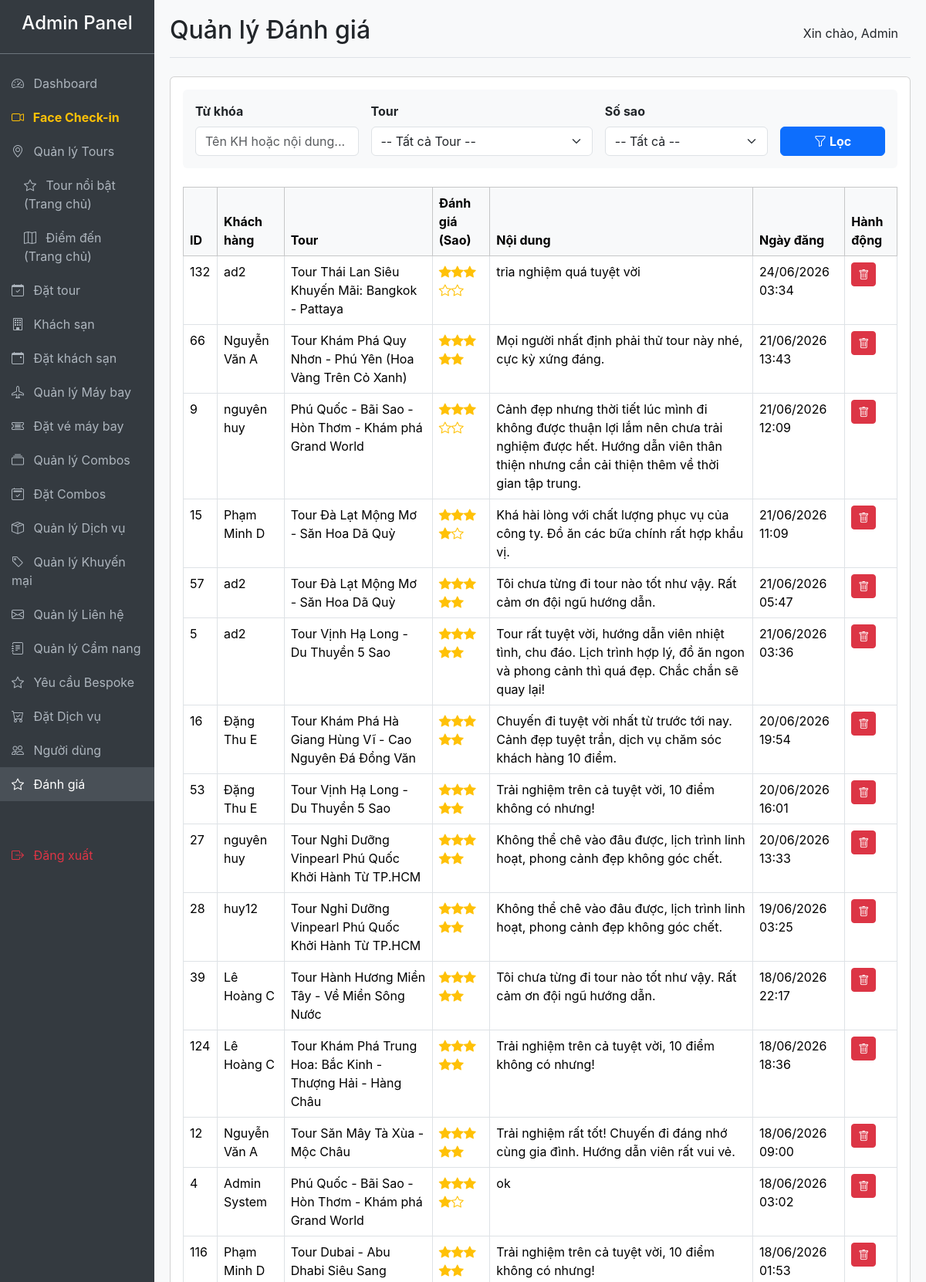
/travel-booking/admin/reviews.php (signed in, upper part), run on the app's committed database.
### tables this page shows
CREATE TABLE `reviews` (
  `id` bigint(20) NOT NULL,
  `user_id` bigint(20) NOT NULL,
  `tour_id` bigint(20) NOT NULL,
  `rating` int(11) DEFAULT NULL CHECK (`rating` between 1 and 5),
  `comment` text DEFAULT NULL,
  `created_at` timestamp NOT NULL DEFAULT current_timestamp()
);

CREATE TABLE `users` (
  `id` bigint(20) NOT NULL,
  `full_name` varchar(255) NOT NULL,
  `email` varchar(255) NOT NULL,
  `password_hash` text NOT NULL,
  `phone` varchar(20) DEFAULT NULL,
  `avatar` text DEFAULT NULL,
  `role` enum('admin','user') DEFAULT 'user',
  `status` enum('active','inactive','banned') DEFAULT 'active',
  `created_at` timestamp NOT NULL DEFAULT current_timestamp(),
  `updated_at` timestamp NOT NULL DEFAULT current_timestamp() ON UPDATE current_timestamp(),
  `face_descriptor` text DEFAULT NULL,
  `reset_token` varchar(64) DEFAULT NULL,
  `reset_expires` datetime DEFAULT NULL,
  `face_image` varchar(255) DEFAULT NULL
);

CREATE TABLE `tours` (
  `id` bigint(20) NOT NULL,
  `destination_id` bigint(20) DEFAULT NULL,
  `title` varchar(255) NOT NULL,
  `slug` varchar(255) DEFAULT NULL,
  `description` text DEFAULT NULL,
  `duration_days` int(11) DEFAULT NULL,
  `duration_nights` int(11) DEFAULT NULL,
  `departure_location` varchar(255) DEFAULT NULL,
  `transport_type` varchar(100) DEFAULT NULL,
  `price` decimal(15,2) DEFAULT NULL,
  `discount_price` decimal(15,2) DEFAULT NULL,
  `thumbnail` text DEFAULT NULL,
  `status` enum('active','inactive') DEFAULT 'active',
  `created_at` timestamp NOT NULL DEFAULT current_timestamp(),
  `updated_at` timestamp NOT NULL DEFAULT current_timestamp() ON UPDATE current_timestamp(),
  `is_featured` tinyint(1) DEFAULT 0
);

### travel-booking/admin/reviews.php (the view, shortened to what this page needs)
<?php
require '../includes/db.php';
$where = [];
$where_clause = count($where) > 0 ? "WHERE " . implode(" AND ", $where) : "";
$sql = "SELECT r.*, u.full_name, t.title
        FROM reviews r
        JOIN users u ON r.user_id = u.id
        JOIN tours t ON r.tour_id = t.id
        $where_clause
        ORDER BY r.created_at DESC";
$result = mysqli_query($conn, $sql);
include 'includes/admin-header.php';
?>
<div class="card">
    <div class="card-body">
        <form method="GET" action="reviews.php" class="mb-4 bg-light p-3 rounded">
            <div class="row g-3">
                <div class="col-md-3">
                    <label class="form-label fw-bold">Từ khóa</label>
                    <input type="text" name="keyword" class="form-control" placeholder="Tên KH hoặc nội dung..." value="<?= htmlspecialchars($_GET['keyword'] ?? '') ?>">
                </div>
                <div class="col-md-4">
                    <label class="form-label fw-bold">Tour</label>
                    <select name="tour_id" class="form-select">
                        <option value="0">-- Tất cả Tour --</option>
                    </select>
                </div>
                <div class="col-md-3">
                    <label class="form-label fw-bold">Số sao</label>
                    <select name="rating" class="form-select">
                        <option value="0">-- Tất cả --</option>
                    </select>
                </div>
                <div class="col-md-2 d-flex align-items-end">
                    <button type="submit" class="btn btn-primary w-100 fw-bold"><i class="bi bi-funnel"></i> Lọc</button>
                </div>
            </div>
        </form>
        <table class="table table-bordered table-hover">
            <thead class="table-light">
                <tr>
                    <th>ID</th>
                    <th>Khách hàng</th>
                    <th>Tour</th>
                    <th>Đánh giá (Sao)</th>
                    <th>Nội dung</th>
                    <th>Ngày đăng</th>
                    <th>Hành động</th>
                </tr>
            </thead>
            <tbody>
                <?php if (mysqli_num_rows($result) > 0): ?>
                    <?php while ($review = mysqli_fetch_assoc($result)): ?>
                        <tr>
                            <td><?= $review['id'] ?></td>
                            <td><?= htmlspecialchars($review['full_name']) ?></td>
                            <td><?= htmlspecialchars($review['title']) ?></td>
                            <td>
                                <span class="text-warning">
                                    <?php
                                    $rating = (int) $review['rating'];
                                    for ($i = 1; $i <= 5; $i++) {
                                        if ($i <= $rating) {
                                            echo '<i class="bi bi-star-fill"></i>';
                                        } else {
                                            echo '<i class="bi bi-star"></i>';
                                        }
                                    }
                                    ?>
                                </span>
                            </td>
                            <td><?= nl2br(htmlspecialchars($review['comment'] ?? '')) ?></td>
                            <td><?= date('d/m/Y H:i', strtotime($review['created_at'])) ?></td>
                            <td>
                                <a href="reviews.php?delete_id=<?= $review['id'] ?>" class="btn btn-sm btn-danger"
                                    title="Xóa đánh giá"
                                    onclick="return confirm('Bạn có chắc chắn muốn xóa đánh giá này không?');"><i
                                        class="bi bi-trash"></i></a>
                            </td>
                        </tr>
                    <?php endwhile; ?>
                <?php else: ?>
                    <tr>
                        <td colspan="7" class="text-center">Chưa có đánh giá nào từ khách hàng.</td>
                    </tr>
                <?php endif; ?>
            </tbody>
        </table>
    </div>
</div>
<?php include 'includes/admin-footer.php'; ?>

### travel-booking/admin/includes/admin-header.php (style rules this page uses)
body { font-family: 'Inter', sans-serif; background-color: #f8f9fa; }

### data on the page
reviews: id "132", user.full_name "ad2", tour.title "Tour Thái Lan Siêu Khuyến Mãi: Bangkok - Pattaya", rating 3 (drawn), comment "trỉa nghiệm quá tuyệt vời", created_at "24/06/2026 03:34"
reviews: id "66", user.full_name "Nguyễn Văn A", tour.title "Tour Khám Phá Quy Nhơn - Phú Yên (Hoa Vàng Trên Cỏ Xanh)", rating 5 (drawn), comment "Mọi người nhất định phải thử tour này nhé, cực kỳ xứng đáng.", created_at "21/06/2026 13:43"
reviews: id "9", user.full_name "nguyên huy", tour.title "Phú Quốc - Bãi Sao - Hòn Thơm - Khám phá Grand World", rating 3 (drawn), comment "Cảnh đẹp nhưng thời tiết lúc mình đi không được thuận lợi lắm nên chưa trải nghiệm được hết. Hướng dẫn viên thân thiện nhưng cần cải thiện thêm về thời gian tập trung.", created_at "21/06/2026 12:09"
reviews: id "15", user.full_name "Phạm Minh D", tour.title "Tour Đà Lạt Mộng Mơ - Săn Hoa Dã Quỳ", rating 4 (drawn), comment "Khá hài lòng với chất lượng phục vụ của công ty. Đồ ăn các bữa chính rất hợp khẩu vị.", created_at "21/06/2026 11:09"
reviews: id "57", user.full_name "ad2", tour.title "Tour Đà Lạt Mộng Mơ - Săn Hoa Dã Quỳ", rating 5 (drawn), comment "Tôi chưa từng đi tour nào tốt như vậy. Rất cảm ơn đội ngũ hướng dẫn.", created_at "21/06/2026 05:47"
reviews: id "5", user.full_name "ad2", tour.title "Tour Vịnh Hạ Long - Du Thuyền 5 Sao", rating 5 (drawn), comment "Tour rất tuyệt vời, hướng dẫn viên nhiệt tình, chu đáo. Lịch trình hợp lý, đồ ăn ngon và phong cảnh thì quá đẹp. Chắc chắn sẽ quay lại!", created_at "21/06/2026 03:36"
reviews: id "16", user.full_name "Đặng Thu E", tour.title "Tour Khám Phá Hà Giang Hùng Vĩ - Cao Nguyên Đá Đồng Văn", rating 5 (drawn), comment "Chuyến đi tuyệt vời nhất từ trước tới nay. Cảnh đẹp tuyệt trần, dịch vụ chăm sóc khách hàng 10 điểm.", created_at "20/06/2026 19:54"
reviews: id "53", user.full_name "Đặng Thu E", tour.title "Tour Vịnh Hạ Long - Du Thuyền 5 Sao", rating 5 (drawn), comment "Trải nghiệm trên cả tuyệt vời, 10 điểm không có nhưng!", created_at "20/06/2026 16:01"
reviews: id "27", user.full_name "nguyên huy", tour.title "Tour Nghỉ Dưỡng Vinpearl Phú Quốc Khởi Hành Từ TP.HCM", rating 5 (drawn), comment "Không thể chê vào đâu được, lịch trình linh hoạt, phong cảnh đẹp không góc chết.", created_at "20/06/2026 13:33"
reviews: id "28", user.full_name "huy12", tour.title "Tour Nghỉ Dưỡng Vinpearl Phú Quốc Khởi Hành Từ TP.HCM", rating 5 (drawn), comment "Không thể chê vào đâu được, lịch trình linh hoạt, phong cảnh đẹp không góc chết.", created_at "19/06/2026 03:25"
reviews: id "39", user.full_name "Lê Hoàng C", tour.title "Tour Hành Hương Miền Tây - Về Miền Sông Nước", rating 5 (drawn), comment "Tôi chưa từng đi tour nào tốt như vậy. Rất cảm ơn đội ngũ hướng dẫn.", created_at "18/06/2026 22:17"
reviews: id "124", user.full_name "Lê Hoàng C", tour.title "Tour Khám Phá Trung Hoa: Bắc Kinh - Thượng Hải - Hàng Châu", rating 5 (drawn), comment "Trải nghiệm trên cả tuyệt vời, 10 điểm không có nhưng!", created_at "18/06/2026 18:36"
reviews: id "12", user.full_name "Nguyễn Văn A", tour.title "Tour Săn Mây Tà Xùa - Mộc Châu", rating 5 (drawn), comment "Trải nghiệm rất tốt! Chuyến đi đáng nhớ cùng gia đình. Hướng dẫn viên rất vui vẻ.", created_at "18/06/2026 09:00"
reviews: id "4", user.full_name "Admin System", tour.title "Phú Quốc - Bãi Sao - Hòn Thơm - Khám phá Grand World", rating 4 (drawn), comment "ok", created_at "18/06/2026 03:02"
reviews: id "116", user.full_name "Phạm Minh D", tour.title "Tour Dubai - Abu Dhabi Siêu Sang", rating 5 (drawn), comment "Trải nghiệm trên cả tuyệt vời, 10 điểm không có nhưng!", created_at "18/06/2026 01:53"

### other printed values
$page_title "Quản lý Đánh giá"
